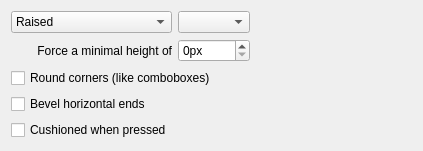
                <widget class="QWidget" name="tab">
                 <attribute name="title">
                  <string>Shape</string>
                 </attribute>
                 <layout class="QGridLayout" name="gridLayout_35">
                  <item row="0" column="0">
                   <widget class="QComboBox" name="sunkenButtons">
                    <property name="sizePolicy">
                     <sizepolicy hsizetype="MinimumExpanding" vsizetype="Fixed">
                      <horstretch>0</horstretch>
                      <verstretch>0</verstretch>
                     </sizepolicy>
                    </property>
                    <item>
                     <property name="text">
                      <string>Raised</string>
                     </property>
                    </item>
                    <item>
                     <property name="text">
                      <string>Relief</string>
                     </property>
                    </item>
                    <item>
                     <property name="text">
                      <string>Sunken</string>
                     </property>
                    </item>
                    <item>
                     <property name="text">
                      <string>Inlay</string>
                     </property>
                    </item>
                   </widget>
                  </item>
                  <item row="0" column="1">
                   <widget class="QComboBox" name="gradButton">
                    <property name="sizePolicy">
                     <sizepolicy hsizetype="MinimumExpanding" vsizetype="Fixed">
                      <horstretch>0</horstretch>
                      <verstretch>0</verstretch>
                     </sizepolicy>
                    </property>
                   </widget>
                  </item>
                  <item row="0" column="2">
                   <spacer name="horizontalSpacer_10">
                    <property name="orientation">
                     <enum>Qt::Horizontal</enum>
                    </property>
                    <property name="sizeHint" stdset="0">
                     <size>
                      <width>156</width>
                      <height>20</height>
                     </size>
                    </property>
                   </spacer>
                  </item>
                  <item row="2" column="0" colspan="3">
                   <widget class="QCheckBox" name="btnRound">
                    <property name="text">
                     <string>Round corners (like comboboxes)</string>
                    </property>
                   </widget>
                  </item>
                  <item row="3" column="0" colspan="3">
                   <widget class="QCheckBox" name="btnBevelEnds">
                    <property name="text">
                     <string>Bevel horizontal ends</string>
                    </property>
                   </widget>
                  </item>
                  <item row="4" column="0">
                   <widget class="QCheckBox" name="cushion">
                    <property name="text">
                     <string>Cushioned when pressed</string>
                    </property>
                   </widget>
                  </item>
                  <item row="1" column="0">
                   <widget class="QLabel" name="label_41">
                    <property name="text">
                     <string>Force a minimal height of</string>
                    </property>
                    <property name="alignment">
                     <set>Qt::AlignRight|Qt::AlignTrailing|Qt::AlignVCenter</set>
                    </property>
                   </widget>
                  </item>
                  <item row="1" column="1">
                   <widget class="QSpinBox" name="btnMinHeight">
                    <property name="suffix">
                     <string>px</string>
                    </property>
                   </widget>
                  </item>
                 </layout>
                </widget>
